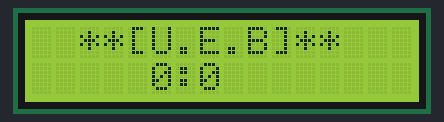
Simulated run of this sketch. Board: Arduino Uno, built with avr-gcc and run on an emulated ATmega328P. Parts: 16×2 character LCD.

Above: at 0.1 s.
At 4.1 s:
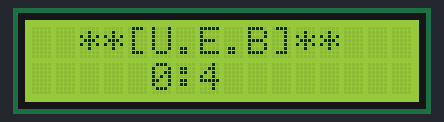
At 9.1 s:
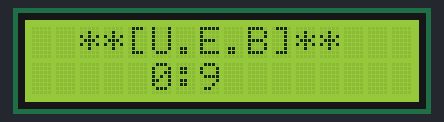
At 19.1 s:
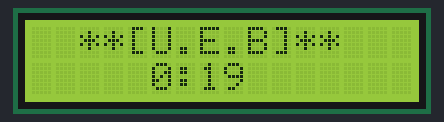
At 28.1 s:
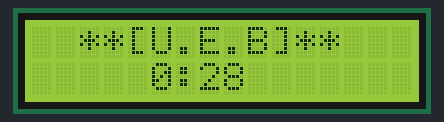
At 38.1 s:
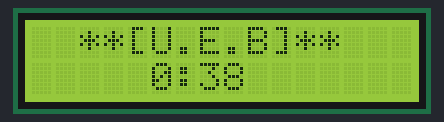

Measured:
- what the display in image 1 shows lasts 1.0 s, from 4.1 s to 5.1 s

The sketch:

p08_lcdhelo.ino
```cpp
/*  Practica de uso para un LCD
 * Se Conectara segun lo siguiente:
 * LCD VSS pin 1 a GND
 * LCD VCC pin 2 a 5V
 * LCD VO  pin 3 a Potenciometro 10K
 * LCD RS  pin 4 a Arduino pin 12
 * LCD RW  pin 5 a GND
 * LCD EN  pin 6 a Arduino pin 11
 * LCD D4  pin 11 a Arduino pin 5
 * LCD D5  pin 12 a Arduino pin 4
 * LCD D6  pin 13 a Arduino pin 3
 * LCD D7  pin 14 a Arduino pin 2
*/
#include <LiquidCrystal.h>
LiquidCrystal mylcd(12, 11, 5, 4, 3, 2); //Define el objeto para el LCD
int seco = 0, minu = 0;
void setup()
{
  mylcd.begin(16, 2); //Inicializa el LCD tipo 16 columnas x 2 lineas
  mylcd.print("  **[U.E.B]**");
}
void loop()
{
  mylcd.setCursor(5, 1); //Posicion Columna 6 , linea 2
  mylcd.print(minu);  //Imprime el minuto
  mylcd.print(':');
  mylcd.print(seco);  //Imprime el segundo
  delay(1000);  //Retardo de 1 segundo
  seco++;
  if(seco > 59)
  {
    minu ++;
    seco = 0;
  }
}
```
